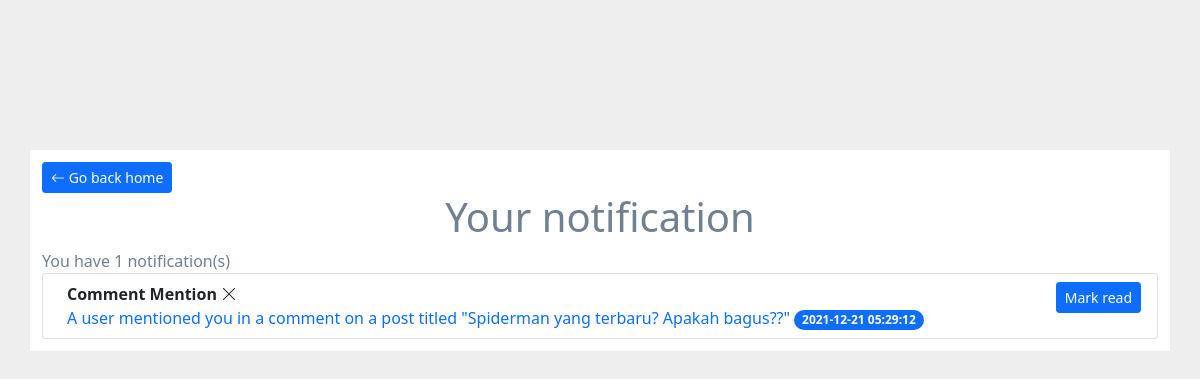
Page /profile/notification.php?user=definitelynotfauzan (signed in) on the earlier database version.
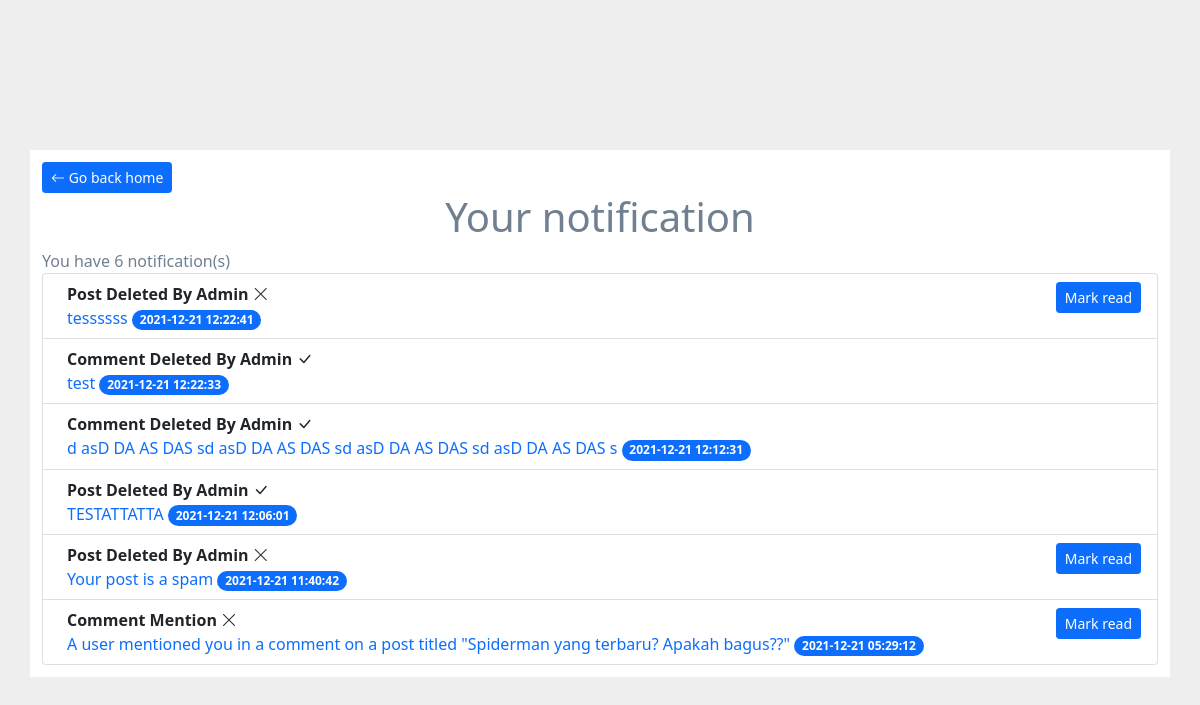
Same page on the later database version.
### tables this page shows
CREATE TABLE `notification` (
  `id` int(11) NOT NULL,
  `details` varchar(500) NOT NULL,
  `link` varchar(500) DEFAULT NULL,
  `type` varchar(300) DEFAULT NULL,
  `isRead` tinyint(1) DEFAULT 0,
  `time` timestamp NOT NULL DEFAULT current_timestamp(),
  `userID` varchar(50) NOT NULL
);

### connection.php (called while the page is built, shortened)
<?php
$DEBUG = true;
if ($DEBUG) {
    $root = 'http://' . $_SERVER['HTTP_HOST'] . '/forum-sederhana/';
} else {
    $root = "/";
}

### profile/notification.php (the view, shortened to what this page needs)
<!DOCTYPE html>
<html lang="en">
<?php
include '../connection.php';
$user = $_GET['user'];
$sql = "SELECT * FROM Users WHERE username = '" . $user . "'";
$result = mysqli_query($conn, $sql);
if (mysqli_num_rows($result) > 0) {
    $row = mysqli_fetch_assoc($result);
    $username = $row['username'];
} else {
    header("Location: ../404.php");
}
$sql = "SELECT * FROM notification WHERE userID = '" . $username . "' ORDER BY time DESC";
$result = mysqli_query($conn, $sql);
?>
<head>
    <link rel="stylesheet" href="https://cdn.jsdelivr.net/npm/bootstrap-icons@1.7.2/font/bootstrap-icons.css">
    <link href="https://cdn.jsdelivr.net/npm/bootstrap@5.0.2/dist/css/bootstrap.min.css" rel="stylesheet"
>
    <link rel="stylesheet" href="../index.css">
</head>
<body>
    <main class="center-vertical-horizontal">
        <div class="container">
            <div class="row bg-white">
                <div class="panel panel-default" style="padding: 12px;">
                    <div class="panel-heading">
                        <a href="../index.php" class="btn btn-primary btn-sm">
                            <i class="bi bi-arrow-left"></i> Go back home
                        </a>
                    </div>
                    <div class="panel-body">
                        <div class="d-flex justify-content-center">
                            <h1 class="panel-title">Your notification</h1>
                        </div>
                        <?php
                        if (mysqli_num_rows($result) > 0) {
                            echo "<ul class='list-group list-group-numbered'>You have " . mysqli_num_rows($result) . " notification(s)";
                            while ($row = mysqli_fetch_assoc($result)) {
                                $checkMark = ($row['isRead'] == 1) ? '<i class="bi bi-check-lg"></i>' : '<i class="bi bi-x-lg"></i>';
                                $showBtnCheck = ($row['isRead'] == 0) ? '<input type="submit" class="btn btn-primary btn-sm" value="Mark read">' : '';
                                $link = ($row['link'] == '#') ? '#' : $root . $row['link'];
                                echo '
                                <li class="list-group-item d-flex justify-content-between align-items-start" id="no-before">
                                    <div class="ms-2 me-auto">
                                        <div class="fw-bold">' . $row['type'] . ' ' . $checkMark . '</div>
                                        <a href="' . $link . '">' . $row['details'] . '</a>
                                        <span class="badge bg-primary rounded-pill">' . $row['time'] . '</span>
                                    </div>
                                    <form action="notification?user=' . $username . '" method="POST">
                                        <input type="hidden" name="notifID" value="' . $row['id'] . '">
                                        ' . $showBtnCheck . '
                                    </form>
                                </li>';
                            }
                            echo "</ul>";
                        } else {
                            echo "You currently have no notification";
                        }
                        ?>
                    </div>
                </div>
            </div>
        </div>
    </main>
</body>
</html>

### index.css (style rules this page uses)
html, body { background: #eee; color: #708090; margin: 0; padding: 0; width: 100%; height: 100%; }
body { max-height: 100%; min-height: 100%; }
a { text-decoration: none; }
.center-vertical-horizontal { margin: 150px auto; }
#no-before::before { content: none !important; }

Differences in the rows shown:
added notification: type "Post Deleted By Admin", isRead 0 (drawn), details "tessssss", time "2021-12-21 12:22:41"
added notification: type "Comment Deleted By Admin", isRead 1 (drawn), details "test", time "2021-12-21 12:22:33"
added notification: type "Comment Deleted By Admin", isRead 1 (drawn), details "d asD DA AS DAS sd asD DA AS DAS sd asD DA AS DAS sd asD DA AS DAS s", time "2021-12-21 12:12:31"
added notification: type "Post Deleted By Admin", isRead 1 (drawn), details "TESTATTATTA", time "2021-12-21 12:06:01"
added notification: type "Post Deleted By Admin", isRead 0 (drawn), details "Your post is a spam", time "2021-12-21 11:40:42"
Other differences:
mysqli_num_rows($result): "1" → "6"
